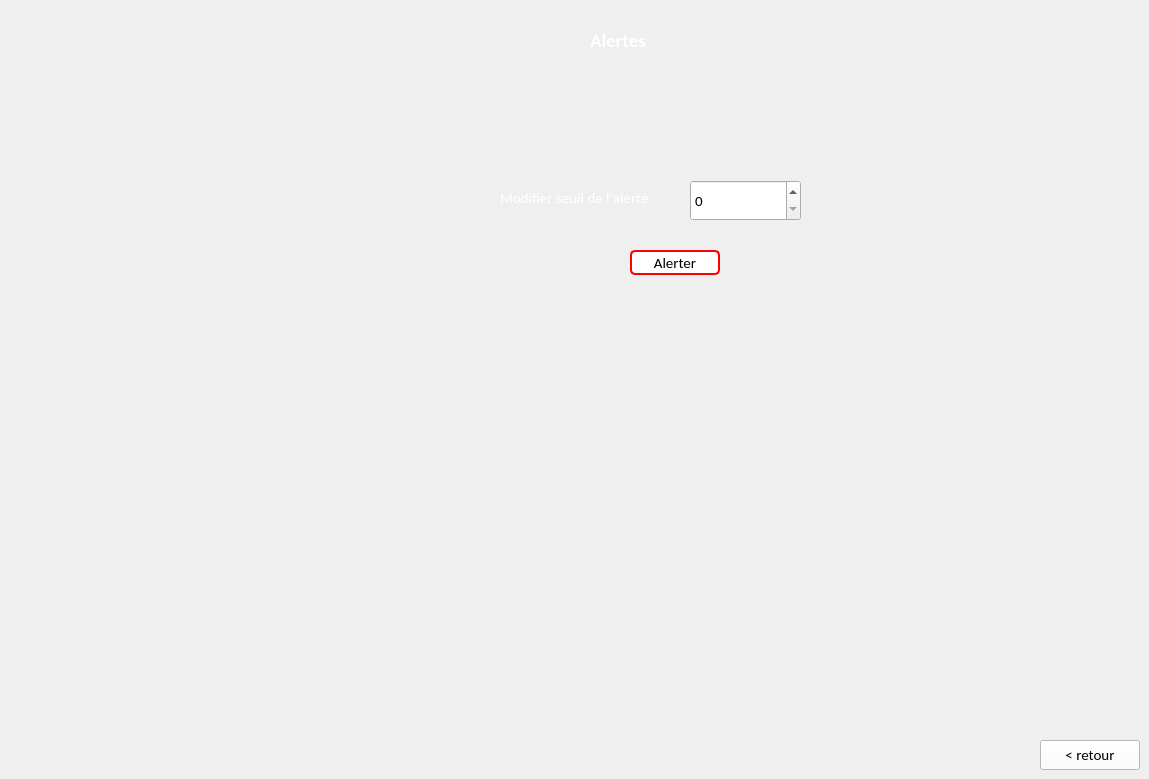
      <widget class="QWidget" name="alerte_p">
       <widget class="QLabel" name="titreA_p">
        <property name="geometry">
         <rect>
          <x>590</x>
          <y>30</y>
          <width>71</width>
          <height>21</height>
         </rect>
        </property>
        <property name="font">
         <font>
          <family>Calibri</family>
          <pointsize>14</pointsize>
          <weight>75</weight>
          <bold>true</bold>
         </font>
        </property>
        <property name="styleSheet">
         <string notr="true">color: rgb(255, 255, 255);</string>
        </property>
        <property name="text">
         <string>Alertes</string>
        </property>
       </widget>
       <widget class="QLabel" name="texte_alerte_p">
        <property name="geometry">
         <rect>
          <x>500</x>
          <y>190</y>
          <width>181</width>
          <height>16</height>
         </rect>
        </property>
        <property name="font">
         <font>
          <family>Calibri</family>
          <pointsize>11</pointsize>
         </font>
        </property>
        <property name="styleSheet">
         <string notr="true">color: rgb(255, 255, 255);</string>
        </property>
        <property name="text">
         <string>Modifier seuil de l'alerte</string>
        </property>
       </widget>
       <widget class="QSpinBox" name="spinBox_p">
        <property name="geometry">
         <rect>
          <x>690</x>
          <y>180</y>
          <width>111</width>
          <height>41</height>
         </rect>
        </property>
        <property name="font">
         <font>
          <family>Calibri</family>
          <pointsize>11</pointsize>
         </font>
        </property>
       </widget>
       <widget class="QPushButton" name="alerter_p">
        <property name="geometry">
         <rect>
          <x>630</x>
          <y>250</y>
          <width>90</width>
          <height>25</height>
         </rect>
        </property>
        <property name="font">
         <font>
          <family>Calibri</family>
          <pointsize>11</pointsize>
         </font>
        </property>
        <property name="styleSheet">
         <string notr="true">background-color: rgb(255, 255, 255);
color: rgb(0, 0, 0);
border-radius: 3px;
border: 2px solid red;
border-radius: 5px;


</string>
        </property>
        <property name="text">
         <string>Alerter</string>
        </property>
       </widget>
       <widget class="QPushButton" name="pushButton_retourA_p">
        <property name="geometry">
         <rect>
          <x>1040</x>
          <y>740</y>
          <width>100</width>
          <height>30</height>
         </rect>
        </property>
        <property name="font">
         <font>
          <family>Calibri</family>
          <pointsize>11</pointsize>
         </font>
        </property>
        <property name="styleSheet">
         <string notr="true">background-color: rgb(255, 255, 255);</string>
        </property>
        <property name="text">
         <string>&lt; retour</string>
        </property>
       </widget>
      </widget>
